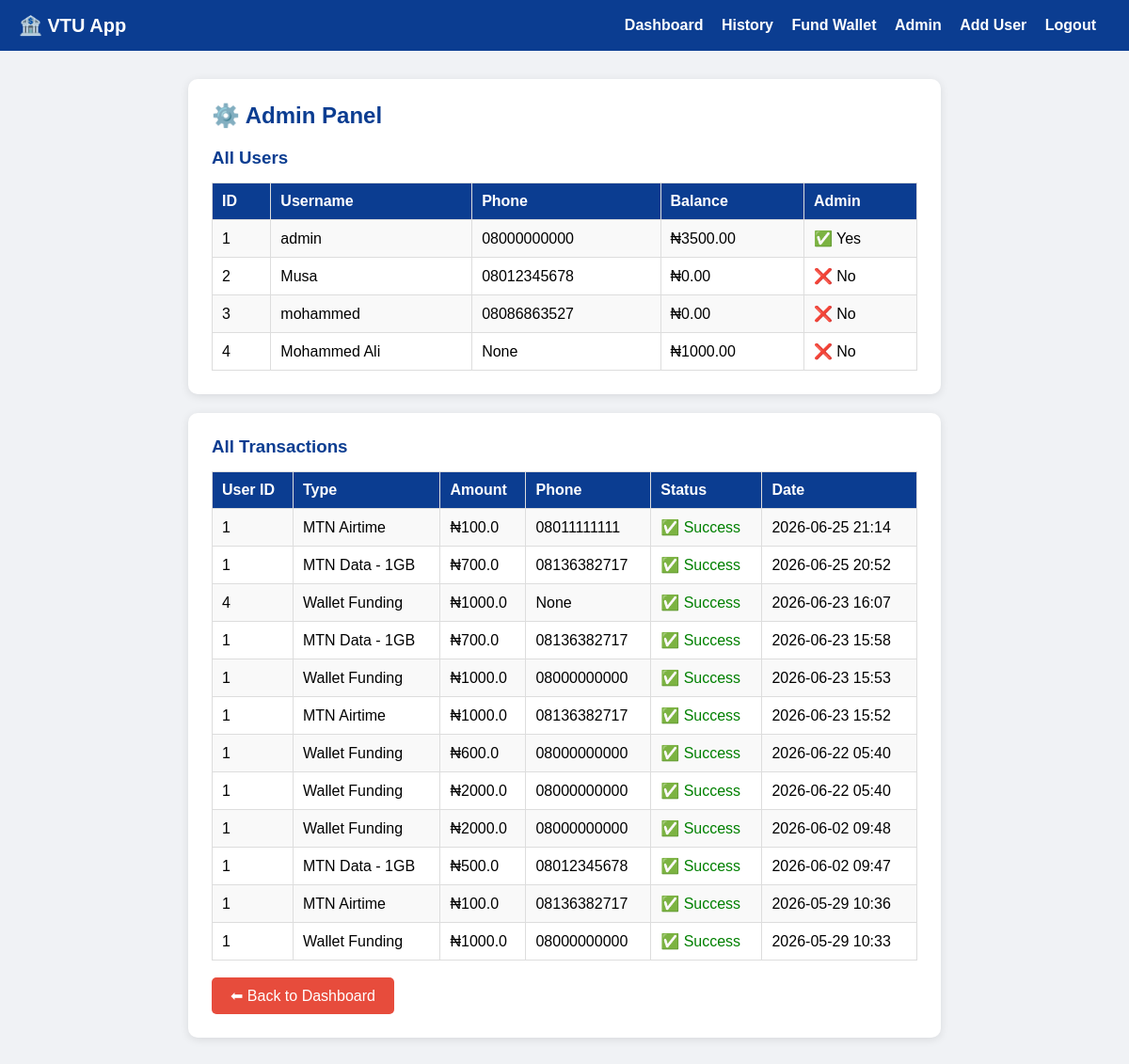
Page /admin (signed in) on the earlier database version.
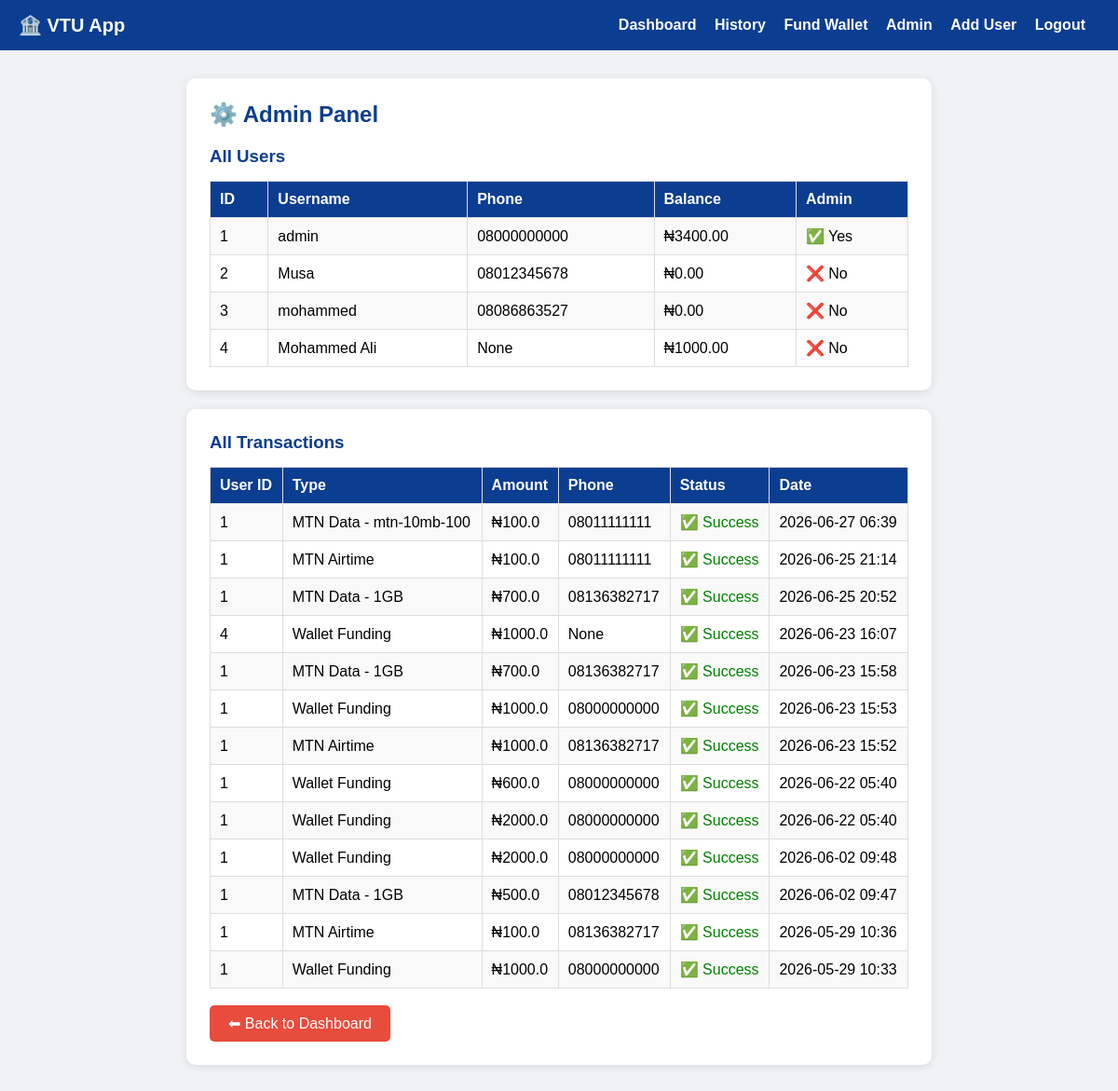
Same page on the later database version.
### app.py (models this page shows)
class User(db.Model):
    id = db.Column(db.Integer, primary_key=True)
    username = db.Column(db.String(80), unique=True, nullable=False)
    password = db.Column(db.String(120), nullable=False)
    balance = db.Column(db.Float, default=0.0)
    phone = db.Column(db.String(20))
    is_admin = db.Column(db.Boolean, default=False)

class Transaction(db.Model):
    id = db.Column(db.Integer, primary_key=True)
    user_id = db.Column(db.Integer, db.ForeignKey('user.id'))
    type = db.Column(db.String(50))
    amount = db.Column(db.Float)
    phone = db.Column(db.String(20))
    status = db.Column(db.String(20), default='Success')
    date = db.Column(db.DateTime, default=datetime.utcnow)

### app.py (the view)
@app.route('/admin')
@login_required
def admin():
    users = User.query.all()
    transactions = Transaction.query.order_by(
        Transaction.date.desc()
    ).all()
    return render_template('admin.html',
                         users=users,
                         transactions=transactions)

### app.py (called while the page is built)
def login_required(f):
    @wraps(f)
    def decorated_function(*args, **kwargs):
        if 'user_id' not in session:
            return redirect(url_for('login'))
        return f(*args, **kwargs)
    return decorated_function

### templates/admin.html
{% extends "base.html" %}
{% block content %}
<div class="card">
    <h2>⚙️ Admin Panel</h2>
    <h3 style="color:#0b3d91; margin-bottom:15px;">
        All Users
    </h3>
    <table>
        <tr>
            <th>ID</th>
            <th>Username</th>
            <th>Phone</th>
            <th>Balance</th>
            <th>Admin</th>
        </tr>
        {% for user in users %}
        <tr>
            <td>{{ user.id }}</td>
            <td>{{ user.username }}</td>
            <td>{{ user.phone }}</td>
            <td>₦{{ "%.2f"|format(user.balance) }}</td>
            <td>
                {% if user.is_admin %}
                    ✅ Yes
                {% else %}
                    ❌ No
                {% endif %}
            </td>
        </tr>
        {% endfor %}
    </table>
</div>
<div class="card">
    <h3 style="color:#0b3d91; margin-bottom:15px;">
        All Transactions
    </h3>
    <table>
        <tr>
            <th>User ID</th>
            <th>Type</th>
            <th>Amount</th>
            <th>Phone</th>
            <th>Status</th>
            <th>Date</th>
        </tr>
        {% for t in transactions %}
        <tr>
            <td>{{ t.user_id }}</td>
            <td>{{ t.type }}</td>
            <td>₦{{ t.amount }}</td>
            <td>{{ t.phone }}</td>
            <td>
                {% if t.status == 'Success' %}
                    <span style="color:green;">
                        ✅ {{ t.status }}
                    </span>
                {% else %}
                    <span style="color:red;">
                        ❌ {{ t.status }}
                    </span>
                {% endif %}
            </td>
            <td>{{ t.date.strftime('%Y-%m-%d %H:%M') }}</td>
        </tr>
        {% endfor %}
    </table>
    <br>
    <a href="/dashboard" class="btn btn-red">
        ⬅ Back to Dashboard
    </a>
</div>
{% endblock %}

Differences in the rows shown:
changed User "admin": balance "3500.00" → "3400.00"
added Transaction: user_id "1", type "MTN Data - mtn-10mb-100", amount "100.0", phone "08011111111", status "Success", date "2026-06-27 06:39"
